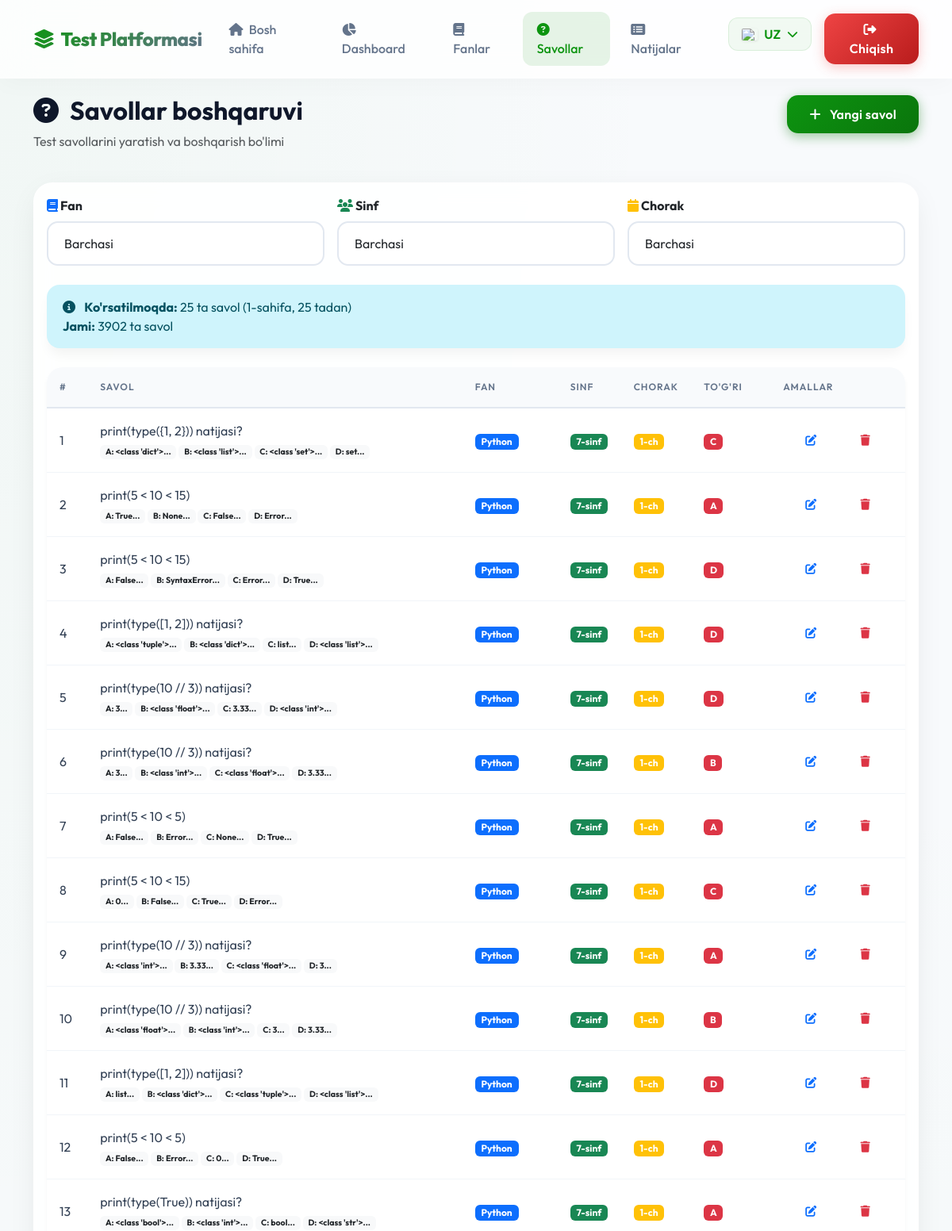
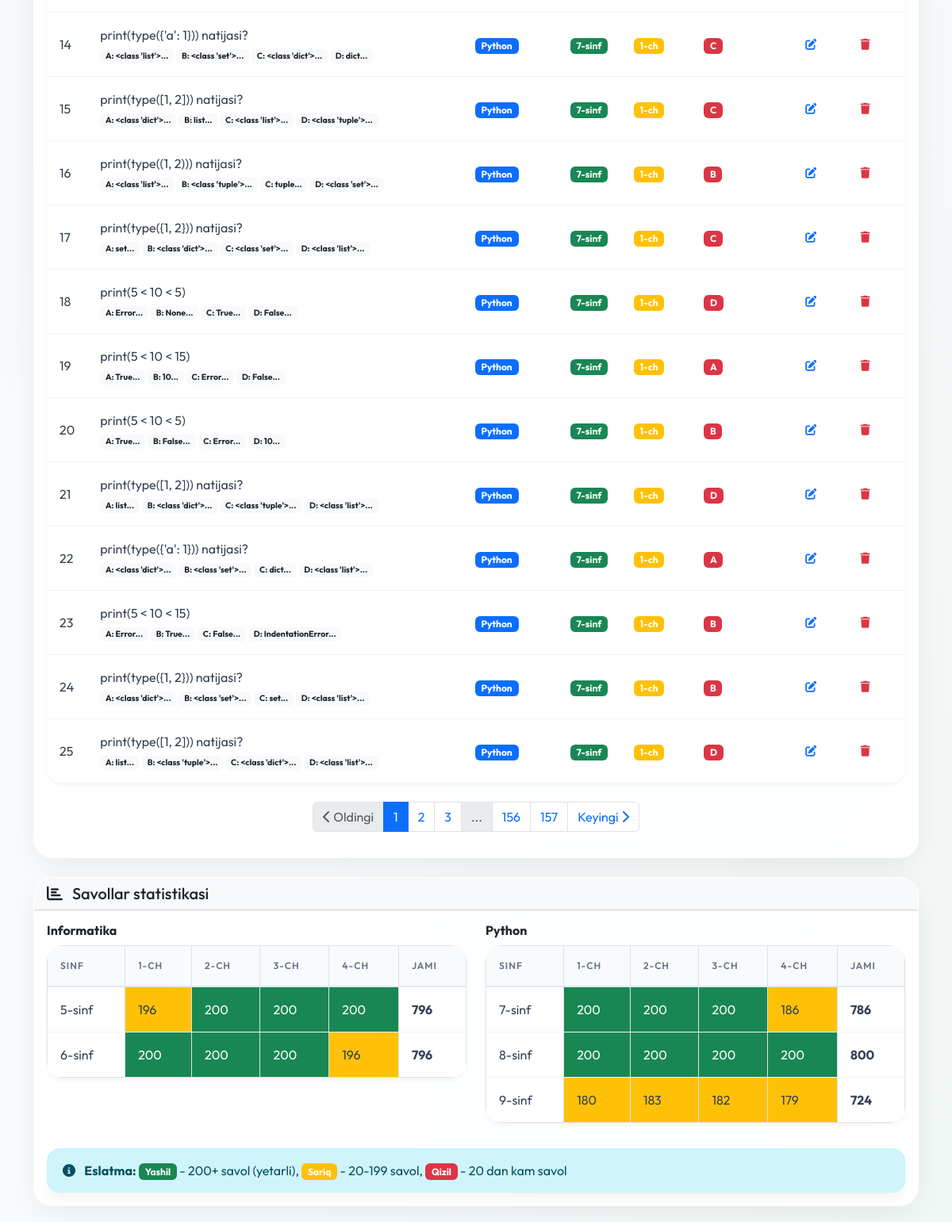
The page /admin/questions (signed in) on the database its author committed (2 pictures, top to bottom).
### app.py (models this page shows)
class Question(db.Model):
    id = db.Column(db.Integer, primary_key=True)
    subject_id = db.Column(db.Integer, db.ForeignKey('subject.id'), nullable=False)
    grade = db.Column(db.Integer, nullable=False)
    quarter = db.Column(db.Integer, nullable=False)
    question_text = db.Column(db.Text, nullable=False)
    question_text_ru = db.Column(db.Text)
    question_text_en = db.Column(db.Text)
    option_a = db.Column(db.String(200), nullable=False)
    option_a_ru = db.Column(db.String(200))
    option_a_en = db.Column(db.String(200))
    option_b = db.Column(db.String(200), nullable=False)
    option_b_ru = db.Column(db.String(200))
    option_b_en = db.Column(db.String(200))
    option_c = db.Column(db.String(200), nullable=False)
    option_c_ru = db.Column(db.String(200))
    option_c_en = db.Column(db.String(200))
    option_d = db.Column(db.String(200), nullable=False)
    option_d_ru = db.Column(db.String(200))
    option_d_en = db.Column(db.String(200))
    correct_answer = db.Column(db.String(1), nullable=False)  # A, B, C, or D
    subject = db.relationship('Subject', backref='questions')

class Subject(db.Model):
    id = db.Column(db.Integer, primary_key=True)
    name = db.Column(db.String(50), nullable=False)
    name_ru = db.Column(db.String(50))
    name_en = db.Column(db.String(50))
    grades = db.Column(db.String(20), nullable=False)  # "5,6" yoki "7,8,9"

### app.py (the view)
@app.route('/admin/questions')
def admin_questions():
    if 'admin_id' not in session:
        return redirect(url_for('admin_login'))
    subject_id = request.args.get('subject_id', type=int)
    grade = request.args.get('grade', type=int)
    quarter = request.args.get('quarter', type=int)
    page = request.args.get('page', 1, type=int)
    per_page = 25
    query = Question.query
    if subject_id:
        query = query.filter_by(subject_id=subject_id)
    if grade:
        query = query.filter_by(grade=grade)
    if quarter:
        query = query.filter_by(quarter=quarter)
    pagination = query.paginate(page=page, per_page=per_page, error_out=False)
    questions = pagination.items
    all_questions = Question.query.all()
    subjects = Subject.query.all()
    return render_template('admin_questions.html',
                         questions=questions,
                         all_questions=all_questions,
                         pagination=pagination,
                         subjects=subjects)

### templates/admin_questions.html (shortened to what this page needs)
{% extends "base.html" %}
{% block content %}
<div class="container">
    <div class="row mb-4 animate-fade-in-up">
        <div class="col-md-8">
            <h2 class="fw-bold text-gradient"><i class="fas fa-question-circle me-2"></i> {{ _('Savollar boshqaruvi') }}
            </h2>
            <p class="text-muted">{{ _('Test savollarini yaratish va boshqarish bo\'limi') }}</p>
        </div>
        <div class="col-md-4 text-md-end">
            <a href="{{ url_for('admin_question_add') }}" class="btn btn-primary">
                <i class="fas fa-plus me-2"></i> {{ _('Yangi savol') }}
            </a>
        </div>
    </div>
    <div class="card animate-fade-in-up" style="animation-delay: 0.1s;">
        <div class="card-body">
            <form method="GET" class="mb-4">
                <div class="row g-3">
                    <div class="col-md-4">
                        <label class="form-label fw-bold">
                            <i class="fas fa-book text-primary"></i> {{ _('Fan') }}
                        </label>
                        <select name="subject_id" class="form-select" onchange="this.form.submit()">
                            <option value="">{{ _('Barchasi') }}</option>
                        </select>
                    </div>
                    <div class="col-md-4">
                        <label class="form-label fw-bold">
                            <i class="fas fa-users text-success"></i> {{ _('Sinf') }}
                        </label>
                        <select name="grade" class="form-select" onchange="this.form.submit()">
                            <option value="">{{ _('Barchasi') }}</option>
                        </select>
                    </div>
                    <div class="col-md-4">
                        <label class="form-label fw-bold">
                            <i class="fas fa-calendar text-warning"></i> {{ _('Chorak') }}
                        </label>
                        <select name="quarter" class="form-select" onchange="this.form.submit()">
                            <option value="">{{ _('Barchasi') }}</option>
                        </select>
                    </div>
                </div>
            </form>
            <div class="alert alert-info mb-4">
                <i class="fas fa-info-circle me-2"></i>
                <strong>{{ _('Ko\'rsatilmoqda') }}:</strong> {{ questions|length }} {{ _('ta savol') }} ({{
                pagination.page }}-{{ _('sahifa') }}, {{
                pagination.per_page }} {{ _('tadan') }})
                <br>
                <strong>{{ _('Jami') }}:</strong> {{ pagination.total }} {{ _('ta savol') }}
            </div>
            {% if questions %}
            <div class="table-responsive">
                <table class="table table-hover">
                    <thead>
                        <tr>
                            <th style="width: 50px;">#</th>
                            <th>{{ _('Savol') }}</th>
                            <th style="width: 120px;">{{ _('Fan') }}</th>
                            <th style="width: 80px;">{{ _('Sinf') }}</th>
                            <th style="width: 80px;">{{ _('Chorak') }}</th>
                            <th style="width: 100px;">{{ _('To\'g\'ri') }}</th>
                            <th style="width: 150px;">{{ _('Amallar') }}</th>
                        </tr>
                    </thead>
                    <tbody>
                        {% for question in questions %}
                        <tr>
                            <td>{{ loop.index }}</td>
                            <td>
                                <div class="text-truncate" style="max-width: 400px;"
                                    title="{{ question.question_text }}">
                                    {{ question.question_text }}
                                </div>
                                <small class="text-muted">
                                    <span class="badge bg-light text-dark">A: {{ question.option_a[:20] }}...</span>
                                    <span class="badge bg-light text-dark">B: {{ question.option_b[:20] }}...</span>
                                    <span class="badge bg-light text-dark">C: {{ question.option_c[:20] }}...</span>
                                    <span class="badge bg-light text-dark">D: {{ question.option_d[:20] }}...</span>
                                </small>
                            </td>
                            <td>
                                <span class="badge bg-primary">{{ question.subject.name }}</span>
                            </td>
                            <td>
                                <span class="badge bg-success">{{ question.grade }}-sinf</span>
                            </td>
                            <td>
                                <span class="badge bg-warning">{{ question.quarter }}-ch</span>
                            </td>
                            <td>
                                <span class="badge bg-danger">{{ question.correct_answer }}</span>
                            </td>
                            <td>
                                <div class="btn-group btn-group-sm">
                                    <a href="{{ url_for('admin_question_edit', id=question.id) }}"
                                        class="btn btn-outline-primary" title="{{ _('Tahrirlash') }}">
                                        <i class="fas fa-edit"></i>
                                    </a>
                                    <a href="{{ url_for('admin_question_delete', id=question.id) }}"
                                        class="btn btn-outline-danger"
                                        onclick="return confirm('{{ _('Savolni o\'chirishni tasdiqlaysizmi?') }}')"
                                        title="{{ _('O\'chirish') }}">
                                        <i class="fas fa-trash"></i>
                                    </a>
                                </div>
                            </td>
                        </tr>
                        {% endfor %}
                    </tbody>
                </table>
            </div>
            {% if pagination.pages > 1 %}
            <nav aria-label="Sahifalar navigatsiyasi" class="mt-4">
                <ul class="pagination justify-content-center">
                    <li class="page-item {% if not pagination.has_prev %}disabled{% endif %}">
                        <a class="page-link"
                            href="{% if pagination.has_prev %}{{ url_for('admin_questions', page=pagination.prev_num, subject_id=request.args.get('subject_id'), grade=request.args.get('grade'), quarter=request.args.get('quarter')) }}{% else %}#{% endif %}">
                            <i class="fas fa-chevron-left"></i> {{ _('Oldingi') }}
                        </a>
                    </li>
                    {% for page_num in pagination.iter_pages(left_edge=2, right_edge=2, left_current=2, right_current=2)
                    %}
                    {% if page_num %}
                    <li class="page-item {% if page_num == pagination.page %}active{% endif %}">
                        <a class="page-link"
                            href="{{ url_for('admin_questions', page=page_num, subject_id=request.args.get('subject_id'), grade=request.args.get('grade'), quarter=request.args.get('quarter')) }}">
                            {{ page_num }}
                        </a>
                    </li>
                    {% else %}
                    <li class="page-item disabled">
                        <span class="page-link">...</span>
                    </li>
                    {% endif %}
                    {% endfor %}
                    <li class="page-item {% if not pagination.has_next %}disabled{% endif %}">
                        <a class="page-link"
                            href="{% if pagination.has_next %}{{ url_for('admin_questions', page=pagination.next_num, subject_id=request.args.get('subject_id'), grade=request.args.get('grade'), quarter=request.args.get('quarter')) }}{% else %}#{% endif %}">
                            {{ _('Keyingi') }} <i class="fas fa-chevron-right"></i>
                        </a>
                    </li>
                </ul>
            </nav>
            {% endif %}
            {% endif %}
        </div>
    </div>
    <div class="row mt-4">
        <div class="col-md-12">
            <div class="card">
                <div class="card-header bg-light">
                    <h5 class="mb-0">
                        <i class="fas fa-chart-bar me-2"></i> {{ _('Savollar statistikasi') }}
                    </h5>
                </div>
                <div class="card-body">
                    <div class="row">
                        {% for subject in subjects %}
                        <div class="col-md-6 mb-3">
                            <h6 class="fw-bold">{{ subject.name }}</h6>
                            <div class="table-responsive">
                                <table class="table table-sm table-bordered">
                                    <thead>
                                        <tr>
                                            <th>{{ _('Sinf') }}</th>
                                            <th>1-{{ _('ch') }}</th>
                                            <th>2-{{ _('ch') }}</th>
                                            <th>3-{{ _('ch') }}</th>
                                            <th>4-{{ _('ch') }}</th>
                                            <th>{{ _('Jami') }}</th>
                                        </tr>
                                    </thead>
                                    <tbody>
                                        {% set grades = subject.grades.split(',') %}
                                        {% for grade in grades %}
                                        <tr>
                                            <td>{{ grade }}-sinf</td>
                                            {% for quarter in range(1, 5) %}
                                            {% set count = all_questions|selectattr('subject_id', 'equalto',
                                            subject.id)|selectattr('grade', 'equalto', grade|int)|selectattr('quarter',
                                            'equalto', quarter)|list|length %}
                                            <td
                                                class="{% if count >= 200 %}bg-success text-white{% elif count >= 20 %}bg-warning{% else %}bg-danger text-white{% endif %}">
                                                {{ count }}
                                            </td>
                                            {% endfor %}
                                            {% set total = all_questions|selectattr('subject_id', 'equalto',
                                            subject.id)|selectattr('grade', 'equalto', grade|int)|list|length %}
                                            <td class="fw-bold">{{ total }}</td>
                                        </tr>
                                        {% endfor %}
                                    </tbody>
                                </table>
                            </div>
                        </div>
                        {% endfor %}
                    </div>
                    <div class="alert alert-info mb-0 mt-3">
                        <i class="fas fa-info-circle me-2"></i>
                        <strong>{{ _('Eslatma') }}:</strong>
                        <span class="badge bg-success">{{ _('Yashil') }}</span> - 200+ {{ _('savol (yetarli)') }},
                        <span class="badge bg-warning">{{ _('Sariq') }}</span> - 20-199 {{ _('savol') }},
                        <span class="badge bg-danger">{{ _('Qizil') }}</span> - 20 {{ _('dan kam savol') }}
                    </div>
                </div>
            </div>
        </div>
    </div>
</div>
{% endblock %}

### rows shown on the page
Question: question_text "print(type({1, 2})) natijasi?", option_a "<class 'dict'>", option_b "<class 'list'>", option_c "<class 'set'>", option_d "set", subject.name "Python", grade "7", quarter "1", correct_answer "C"
Question: question_text "print(5 < 10 < 15)", option_a "True", option_b "None", option_c "False", option_d "Error", subject.name "Python", grade "7", quarter "1", correct_answer "A"
Question: question_text "print(5 < 10 < 15)", option_a "False", option_b "SyntaxError", option_c "Error", option_d "True", subject.name "Python", grade "7", quarter "1", correct_answer "D"
Question: question_text "print(type([1, 2])) natijasi?", option_a "<class 'tuple'>", option_b "<class 'dict'>", option_c "list", option_d "<class 'list'>", subject.name "Python", grade "7", quarter "1", correct_answer "D"
Question: question_text "print(type(10 // 3)) natijasi?", option_a "3", option_b "<class 'float'>", option_c "3.33", option_d "<class 'int'>", subject.name "Python", grade "7", quarter "1", correct_answer "D"
Question: question_text "print(type(10 // 3)) natijasi?", option_a "3", option_b "<class 'int'>", option_c "<class 'float'>", option_d "3.33", subject.name "Python", grade "7", quarter "1", correct_answer "B"
Question: question_text "print(5 < 10 < 5)", option_a "False", option_b "Error", option_c "None", option_d "True", subject.name "Python", grade "7", quarter "1", correct_answer "A"
Question: question_text "print(5 < 10 < 15)", option_a "0", option_b "False", option_c "True", option_d "Error", subject.name "Python", grade "7", quarter "1", correct_answer "C"
Question: question_text "print(type(10 // 3)) natijasi?", option_a "<class 'int'>", option_b "3.33", option_c "<class 'float'>", option_d "3", subject.name "Python", grade "7", quarter "1", correct_answer "A"
Question: question_text "print(type(10 // 3)) natijasi?", option_a "<class 'float'>", option_b "<class 'int'>", option_c "3", option_d "3.33", subject.name "Python", grade "7", quarter "1", correct_answer "B"
Question: question_text "print(type([1, 2])) natijasi?", option_a "list", option_b "<class 'dict'>", option_c "<class 'tuple'>", option_d "<class 'list'>", subject.name "Python", grade "7", quarter "1", correct_answer "D"
Question: question_text "print(5 < 10 < 5)", option_a "False", option_b "Error", option_c "0", option_d "True", subject.name "Python", grade "7", quarter "1", correct_answer "A"
Question: question_text "print(type(True)) natijasi?", option_a "<class 'bool'>", option_b "<class 'int'>", option_c "bool", option_d "<class 'str'>", subject.name "Python", grade "7", quarter "1", correct_answer "A"
Question: question_text "print(type({'a': 1})) natijasi?", option_a "<class 'list'>", option_b "<class 'set'>", option_c "<class 'dict'>", option_d "dict", subject.name "Python", grade "7", quarter "1", correct_answer "C"
Question: question_text "print(type([1, 2])) natijasi?", option_a "<class 'dict'>", option_b "list", option_c "<class 'list'>", option_d "<class 'tuple'>", subject.name "Python", grade "7", quarter "1", correct_answer "C"
Question: question_text "print(type((1, 2))) natijasi?", option_a "<class 'list'>", option_b "<class 'tuple'>", option_c "tuple", option_d "<class 'set'>", subject.name "Python", grade "7", quarter "1", correct_answer "B"
Question: question_text "print(type({1, 2})) natijasi?", option_a "set", option_b "<class 'dict'>", option_c "<class 'set'>", option_d "<class 'list'>", subject.name "Python", grade "7", quarter "1", correct_answer "C"
Question: question_text "print(5 < 10 < 5)", option_a "Error", option_b "None", option_c "True", option_d "False", subject.name "Python", grade "7", quarter "1", correct_answer "D"
Question: question_text "print(5 < 10 < 15)", option_a "True", option_b "10", option_c "Error", option_d "False", subject.name "Python", grade "7", quarter "1", correct_answer "A"
Question: question_text "print(5 < 10 < 5)", option_a "True", option_b "False", option_c "Error", option_d "10", subject.name "Python", grade "7", quarter "1", correct_answer "B"
Question: question_text "print(type([1, 2])) natijasi?", option_a "list", option_b "<class 'dict'>", option_c "<class 'tuple'>", option_d "<class 'list'>", subject.name "Python", grade "7", quarter "1", correct_answer "D"
Question: question_text "print(type({'a': 1})) natijasi?", option_a "<class 'dict'>", option_b "<class 'set'>", option_c "dict", option_d "<class 'list'>", subject.name "Python", grade "7", quarter "1", correct_answer "A"
Question: question_text "print(5 < 10 < 15)", option_a "Error", option_b "True", option_c "False", option_d "IndentationError", subject.name "Python", grade "7", quarter "1", correct_answer "B"
Question: question_text "print(type({1, 2})) natijasi?", option_a "<class 'dict'>", option_b "<class 'set'>", option_c "set", option_d "<class 'list'>", subject.name "Python", grade "7", quarter "1", correct_answer "B"
Question: question_text "print(type([1, 2])) natijasi?", option_a "list", option_b "<class 'tuple'>", option_c "<class 'dict'>", option_d "<class 'list'>", subject.name "Python", grade "7", quarter "1", correct_answer "D"
Subject: name "Informatika", grades "5" "6", count "196" "200" "200" "200" "200" "200" "200" "196", grades "796" "796"
Subject: name "Python", grades "7" "8" "9", count "200" "200" "200" "186" "200" "200" "200" "200" "180" "183" "182" "179", grades "786" "800" "724"

### other values the page prints
{{ questions|length }} "25"
{{ pagination.page }} "1"
{{ pagination.per_page }} "25"
{{ pagination.total }} "3902"
{{ page_num }} "1" "2" "3" "156" "157"
form field subject_id "Barchasi"
form field grade "Barchasi"
form field quarter "Barchasi"
